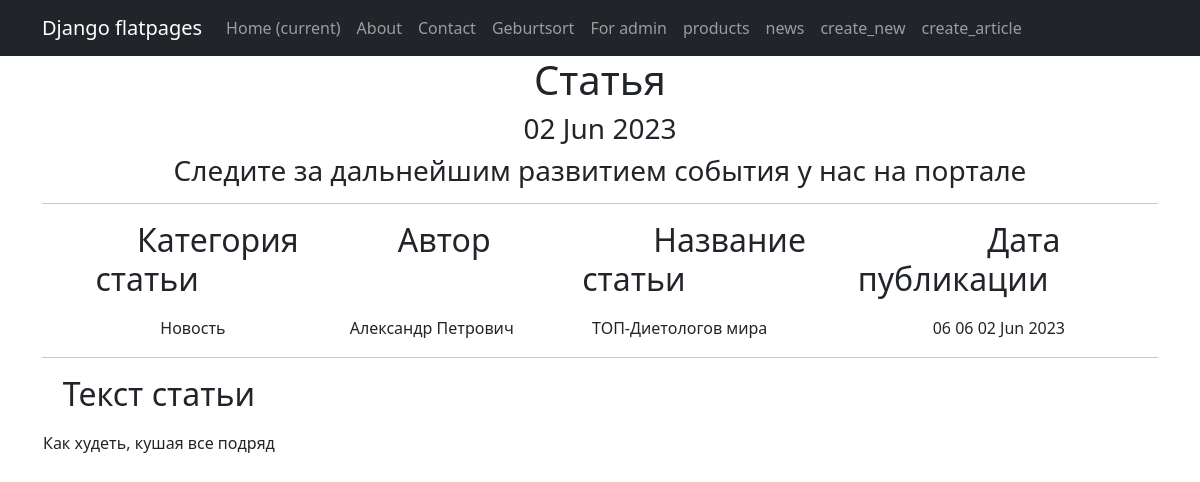
Screenshot of /post/2 with the database file from the repository.
### simpleapp/models.py (models this page shows, shortened)
class NewsPortal(models.Model):
    sort_date_of_publication = models.DateTimeField(auto_now_add=True)
    article_title = models.CharField(max_length=50, unique=True)   # названия статьи не должны повторяться
    article_author = models.CharField(max_length=50)
    article_description = models.TextField()   # Текст статьи
    news_category = models.ForeignKey(to='NewsCategory', on_delete=models.CASCADE, related_name='news')   # все

class NewsCategory(models.Model):
    article_title = models.CharField(max_length=100, unique=True)

### simpleapp/views.py (the view)
# urls.py: path('post/<int:pk>', NewsDetail.as_view(), name='new_detail'),
class NewsDetail(DetailView):
    model = NewsPortal
    ordering = '-sort_date_of_publication'
    template_name = 'flatpages/new.html'
    context_object_name = 'new'
    def get_context_data(self, **kwargs):
        context = super().get_context_data(**kwargs)
        context['time_now'] = datetime.utcnow()
        context['next_sale'] = 'Следите за дальнейшим развитием события у нас на портале'
        return context

### simpleapp/templatetags/custom_censor.py (called while the page is built)
def censor(value):
    bad_words = ['обезьян', 'Мартышки']
    for word in bad_words:
        value = value.replace(word, '*' * len(word))
    return value

### templates/flatpages/new.html (shortened to what this page needs)
{% extends 'flatpages/default.html' %}
{% load custom_censor %}
{% block content %}
   <h1>Статья</h1>
   <h3>{{ time_now|date:'d M Y' }}</h3>
   <h3> {{ next_sale|default_if_none:"Дальнейшая информация появится позже на портале " }} </h3>
   <hr>
   {% if new %}
       <table>
           <tr>
               <td><h2><p style="text-align: center;">&nbsp; &nbsp; &nbsp; Категория статьи&nbsp; &nbsp; &nbsp; &nbsp; &nbsp; &nbsp; </p> </h2></td>
               <td><h2><p style="text-align: center;">&nbsp; &nbsp; &nbsp; Автор&nbsp; &nbsp; &nbsp; &nbsp; &nbsp; &nbsp; </p> </h2></td>
               <td><h2><p style="text-align: center;">&nbsp; &nbsp; &nbsp; &nbsp; &nbsp; &nbsp; Название статьи&nbsp; &nbsp; &nbsp; &nbsp; &nbsp; &nbsp; </p> </h2></td>
               <td><h2><p style="text-align: center;">&nbsp; &nbsp; &nbsp; Дата публикации&nbsp; &nbsp; &nbsp; &nbsp; &nbsp; &nbsp;  </p> </h2></td>
           </tr>
            <tr>
              <td>{{ new.news_category.article_title }}</td>
              <td>{{ new.article_author }}</td>
              <td>{{ new.article_title|censor }}</td>
              <td>{{ new.sort_date_of_publication|date:'h m d M Y' }}</td>
            </tr>
       </table>
       <hr>
       <table>
           <tr>
               <td><h2><p style="text-align: center;"> Текст статьи </p></h2></td>
           </tr>
           <tr>
               <td><p style="text-align: left;">{{ new.article_description|censor }}</p></td>
           </tr>
       </table>
   {% else %}
       <h2>Статей нет!</h2>
   {% endif %}
{% endblock content %}

### rows the page displays
NewsPortal: sort_date_of_publication "02 Jun 2023", news_category.article_title "Новость", article_author "Александр Петрович", article_title|censor "ТОП-Диетологов мира", sort_date_of_publication "06 06 02 Jun 2023", article_description|censor "Как худеть, кушая все подряд"
